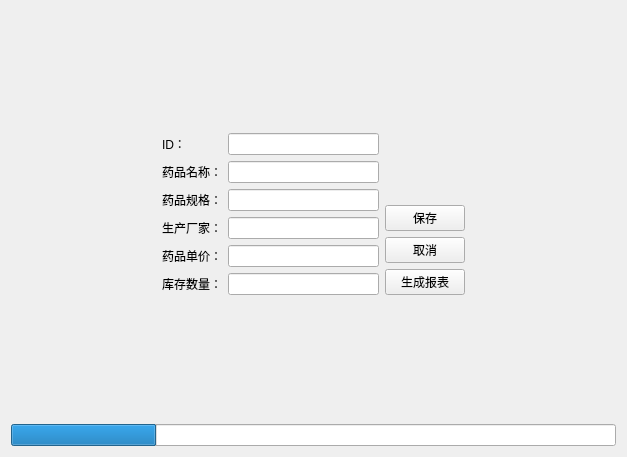
<?xml version="1.0" encoding="UTF-8"?>
<ui version="4.0">
 <class>MedicinesEditView</class>
 <widget class="QWidget" name="MedicinesEditView">
  <property name="geometry">
   <rect>
    <x>0</x>
    <y>0</y>
    <width>627</width>
    <height>457</height>
   </rect>
  </property>
  <property name="windowTitle">
   <string>Form</string>
  </property>
  <layout class="QVBoxLayout" name="verticalLayout_3">
   <item>
    <spacer name="verticalSpacer_3">
     <property name="orientation">
      <enum>Qt::Vertical</enum>
     </property>
     <property name="sizeHint" stdset="0">
      <size>
       <width>20</width>
       <height>130</height>
      </size>
     </property>
    </spacer>
   </item>
   <item>
    <layout class="QHBoxLayout" name="horizontalLayout">
     <item>
      <spacer name="horizontalSpacer_3">
       <property name="orientation">
        <enum>Qt::Horizontal</enum>
       </property>
       <property name="sizeHint" stdset="0">
        <size>
         <width>78</width>
         <height>20</height>
        </size>
       </property>
      </spacer>
     </item>
     <item>
      <layout class="QVBoxLayout" name="verticalLayout_2">
       <item>
        <widget class="QLabel" name="label_10">
         <property name="text">
          <string>ID：</string>
         </property>
        </widget>
       </item>
       <item>
        <widget class="QLabel" name="label_11">
         <property name="text">
          <string>药品名称：</string>
         </property>
        </widget>
       </item>
       <item>
        <widget class="QLabel" name="label_12">
         <property name="text">
          <string>药品规格：</string>
         </property>
        </widget>
       </item>
       <item>
        <widget class="QLabel" name="label_13">
         <property name="text">
          <string>生产厂家：</string>
         </property>
        </widget>
       </item>
       <item>
        <widget class="QLabel" name="label_15">
         <property name="text">
          <string>药品单价：</string>
         </property>
        </widget>
       </item>
       <item>
        <widget class="QLabel" name="label_14">
         <property name="text">
          <string>库存数量：</string>
         </property>
        </widget>
       </item>
      </layout>
     </item>
     <item>
      <layout class="QVBoxLayout" name="verticalLayout">
       <item>
        <widget class="QLineEdit" name="dbEditID_Medicines"/>
       </item>
       <item>
        <widget class="QLineEdit" name="dbEditName_Medicines"/>
       </item>
       <item>
        <widget class="QLineEdit" name="dbEditSpecification"/>
       </item>
       <item>
        <widget class="QLineEdit" name="dbEditManufacturer"/>
       </item>
       <item>
        <widget class="QLineEdit" name="dbEditPrice"/>
       </item>
       <item>
        <widget class="QLineEdit" name="dbEditQuantity"/>
       </item>
      </layout>
     </item>
     <item>
      <layout class="QVBoxLayout" name="verticalLayout_6">
       <item>
        <spacer name="verticalSpacer_2">
         <property name="orientation">
          <enum>Qt::Vertical</enum>
         </property>
         <property name="sizeHint" stdset="0">
          <size>
           <width>20</width>
           <height>40</height>
          </size>
         </property>
        </spacer>
       </item>
       <item>
        <widget class="QPushButton" name="pushButton_3">
         <property name="text">
          <string>保存</string>
         </property>
        </widget>
       </item>
       <item>
        <widget class="QPushButton" name="pushButton_4">
         <property name="text">
          <string>取消</string>
         </property>
        </widget>
       </item>
       <item>
        <widget class="QPushButton" name="btReport">
         <property name="text">
          <string>生成报表</string>
         </property>
        </widget>
       </item>
      </layout>
     </item>
     <item>
      <spacer name="horizontalSpacer_4">
       <property name="orientation">
        <enum>Qt::Horizontal</enum>
       </property>
       <property name="sizeHint" stdset="0">
        <size>
         <width>77</width>
         <height>20</height>
        </size>
       </property>
      </spacer>
     </item>
    </layout>
   </item>
   <item>
    <spacer name="verticalSpacer_4">
     <property name="orientation">
      <enum>Qt::Vertical</enum>
     </property>
     <property name="sizeHint" stdset="0">
      <size>
       <width>20</width>
       <height>131</height>
      </size>
     </property>
    </spacer>
   </item>
   <item>
    <widget class="QProgressBar" name="progressBar">
     <property name="value">
      <number>24</number>
     </property>
     <property name="textVisible">
      <bool>false</bool>
     </property>
    </widget>
   </item>
  </layout>
 </widget>
 <resources/>
 <connections/>
</ui>
